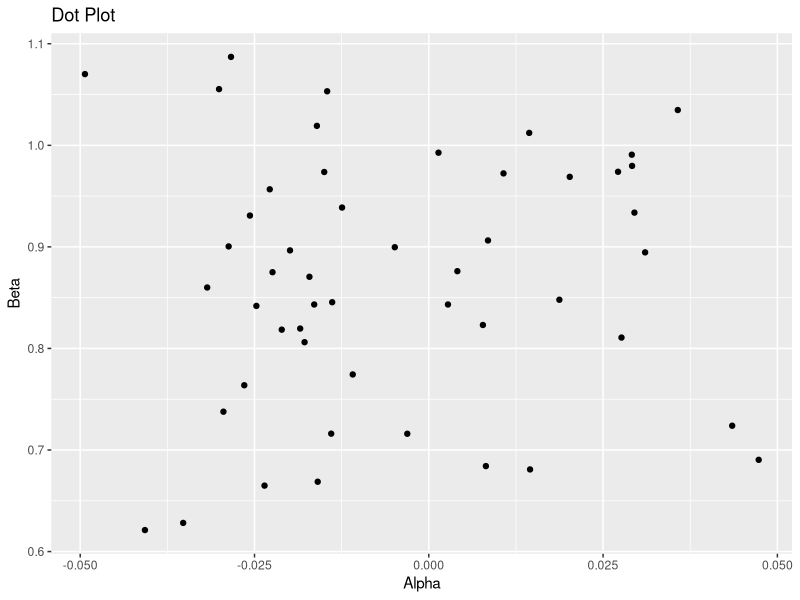
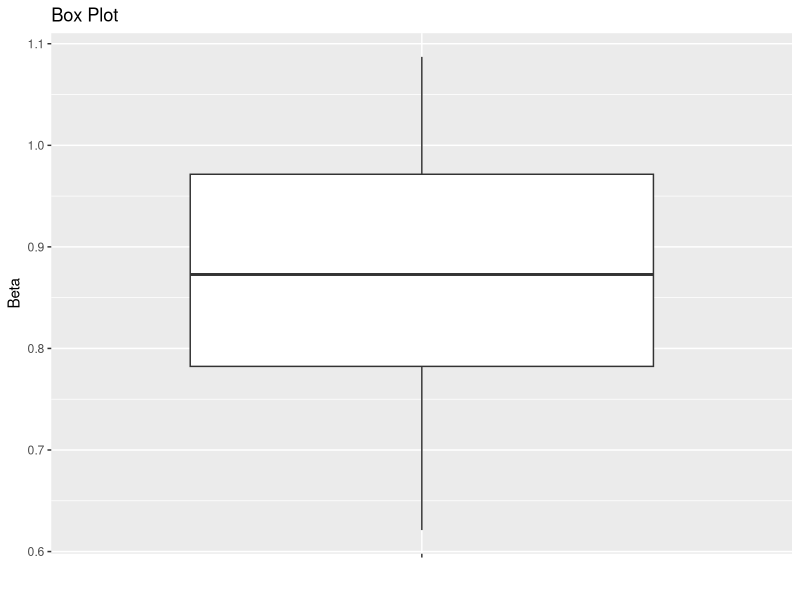
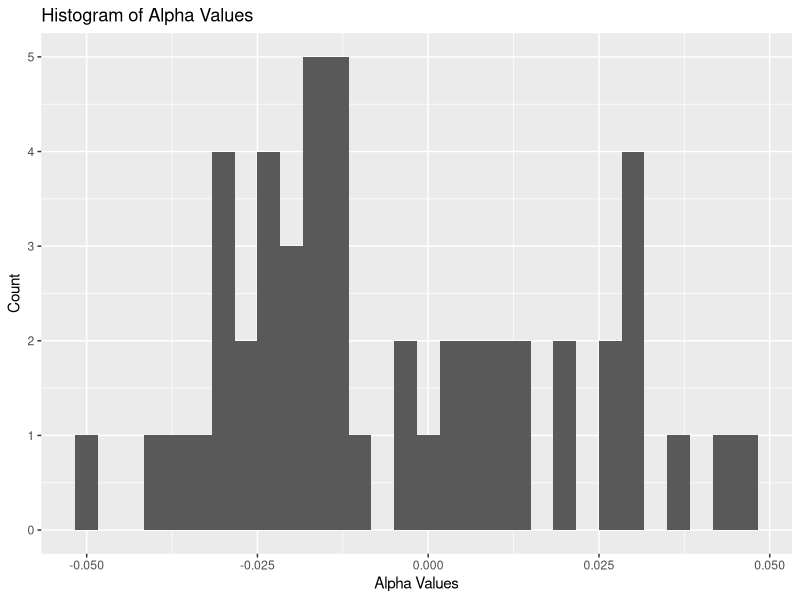

R code for these plots, in order:
library(ggplot2)
# Create a data frame from the data
data <- data.frame(alpha = c(0.03571546,-0.029453832,-0.022415072,-0.024730207,0.031028816,0.018728656,-0.003084578,0.014524415,-0.010908943,-0.012442337,0.02021792,-0.030085189,-0.004876803,0.004098857,-0.049318951,-0.014994837,-0.028706964,-0.018445643,-0.016436822,-0.022811416,0.007760492,-0.015932552,0.001391599,-0.023561859,-0.016050882,-0.013857082,-0.017817466,0.008490157,0.027145371,-0.031786303,-0.01457904,0.029119316,0.02764044,-0.03523188,-0.025654062,-0.019906179,0.04732112,0.00818895,-0.026465352,-0.021091081,0.014403426,-0.013997529,0.043518636,0.029158314,-0.017119585,0.002751326,0.010717888,-0.028369684,-0.040715086,0.029496169),
                   beta = c(1.034740331,0.73772393,0.875069573,0.841863447,0.894593859,0.84793528,0.715996107,0.680858089,0.774384982,0.938724842,0.968935807,1.05532972,0.89966644,0.876074298,1.070125793,0.973728246,0.900446942,0.819573439,0.843263873,0.956680121,0.823080415,0.668756911,0.992738552,0.664921007,1.019150635,0.845516509,0.806155967,0.906309096,0.973941193,0.860002656,1.053207854,0.99076246,0.810705246,0.628206641,0.930836204,0.896527243,0.690332443,0.684159965,0.763762213,0.818485201,1.012226212,0.716086107,0.723890095,0.979730432,0.870544412,0.84326684,0.972348777,1.087072455,0.62115792,0.933726884))

# Create a dot plot
ggplot(data, aes(x = alpha, y = beta)) +
  geom_point() +
  xlab("Alpha") +
  ylab("Beta") +
  ggtitle("Dot Plot")

# Create a box plot
ggplot(data, aes(x = "", y = beta)) +
  geom_boxplot() +
  xlab("") +
  ylab("Beta") +
  ggtitle("Box Plot")

#Create a Histogram 
ggplot(data, aes(x = alpha)) +
  geom_histogram() +
  xlab("Alpha Values") +
  ylab("Count") +
  ggtitle("Histogram of Alpha Values")


